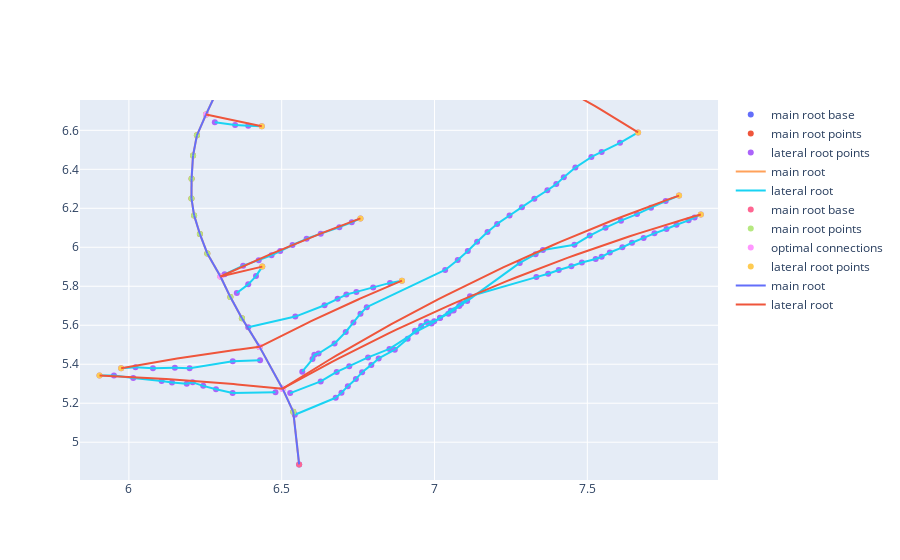
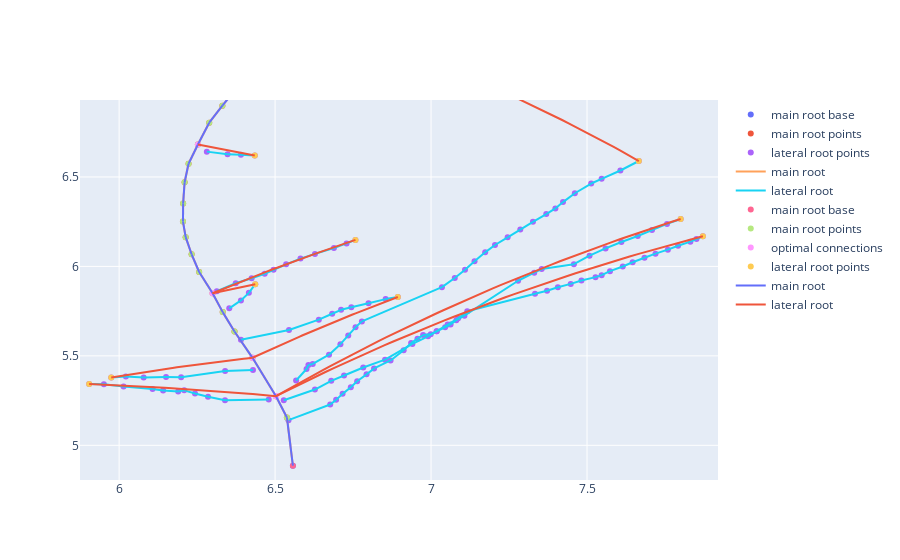
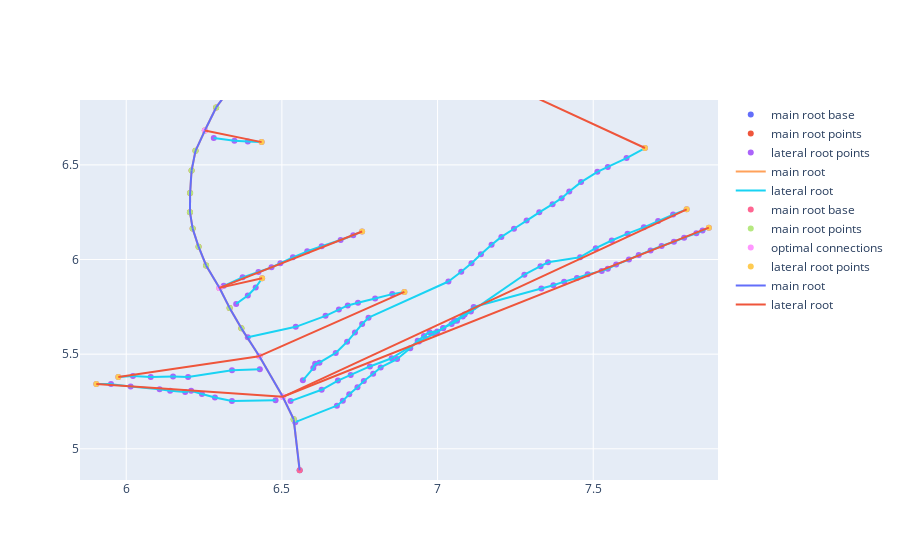
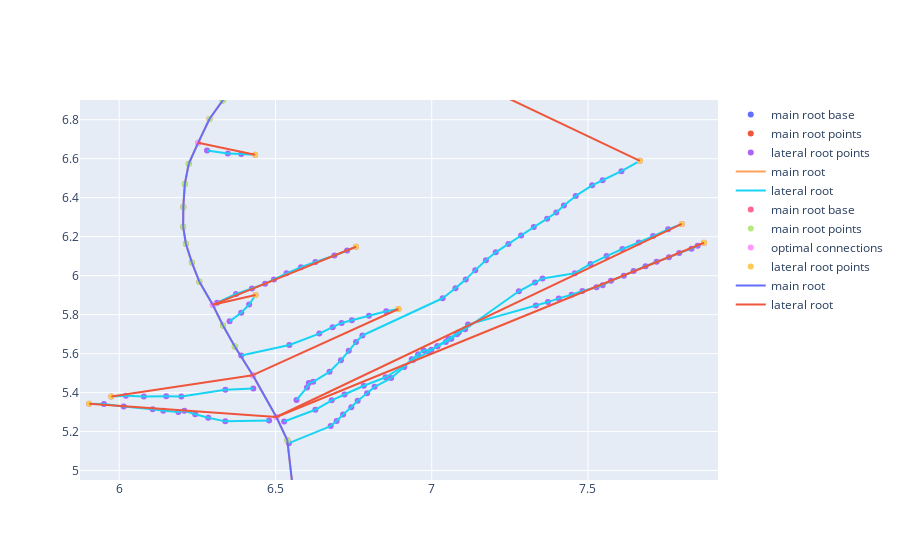

Notebook cell for these charts, in order:
### Code cell
Grange = np.arange(-0.1,.1,.1)
aRange= np.arange(0,.2,.1)
for G in Grange:
    for alpha in aRange:
        supperImpose('arbors/001_1_C_day3.csv', G, alpha)
